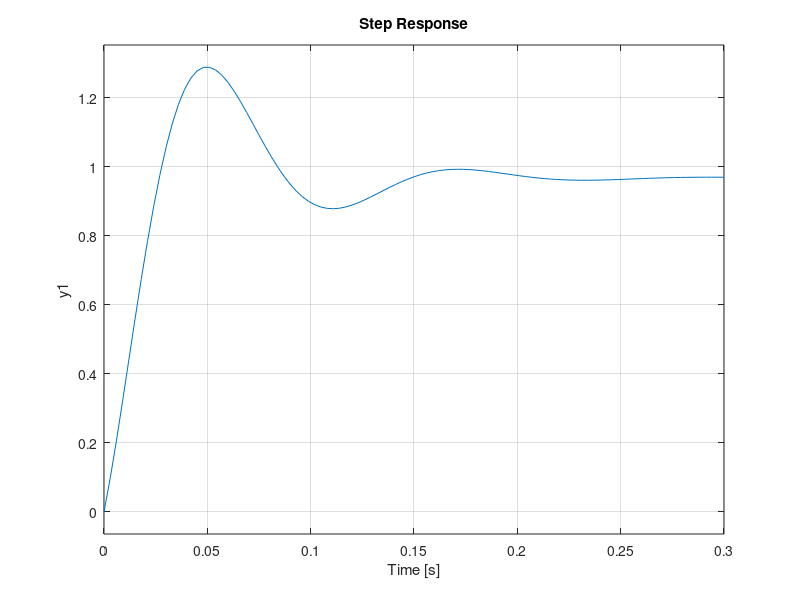

Reproduce this figure in MATLAB. (Note: this script raises an error after producing the figure.)
% Plant 1 - Specification 2 Design
%% System Definitions

Gp = tf([6, 600], [20, 240, 2000]);
Hy = 1;


%% First, design through normal continuous methods

%%% Initial test - see how uncompensated system performs
Gol_u = Gp;
Gcl_u = feedback(100*Gp, Hy);

%figure
subplot(2,1,1)
margin(Gol_u)
subplot(2,1,2)
step(Gcl_u)

%%%% Get performance measures
verifier(Gp, 1, 1, Hy);

%%%% Output
% Phase margin: Inf
% Gain margin: Inf
% Crossover frequency: NaN
% Bandwidth: 14.047161
% Percent overshoot: 13.457347
% Rise time: 0.149452
% Settling time: 0.498646
% Steady state error - step: 76.923077%
% Steady state error - ramp: Inf%
% Tracking accuracy: 78.930705%
% Noise rejection: 7.562614e-02
% Disturbance rejection: 4.285852e-01
% Max control effort: 1.000000
% ISE: 0.045382

%%%% Need the following
% Higher bandwidth
% Lower settling time
% Lower percent overshoot
% Lower tracking error
% Lower ISE
%
% This summarizes to needing higher accuracy and higher speed, so we can try a PID controller


%%% Implement PID controller
%%%% Determine closed-loop bandwidth
wb_min = 100;
wc_min = wb_min/sqrt(2)
% Add more to wc since we need extra damping once we switch to discrete time anyway
wc = wc_min*1.5
%%%% Approximate wz, tau_d, and tau_i
wz = wc/5
tau_d = 1/wz
tau_i = 1/wz
% Find kp based on what is needed to hit wc
Gc_nokp = tf([tau_d, 1+tau_d/tau_i, 1/tau_i], [1, 0])
Gol_nokp = Gp*Gc_nokp
[mag, ~, ~] = bode(Gol_nokp, wc)
mag_db = 20*log10(mag)
% kp needs to increase magnitude by 33.956dB
kp = 1/mag
% Add an additional pole for realizable form
Gc = Gc_nokp * tf([1], [0.01, 1]);

%%%% Test system
verifier(Gp, kp, Gc, Hy);

%%%% Adjust until values pass
kp = 50
tau_d = 0.0471*10
tau_i = tau_d
Gc_nokp = tf([tau_d, 1+tau_d/tau_i, 1/tau_i], [1, 0])
Gc = Gc_nokp * tf([1], [0.01, 1]);

verifier(Gp, kp, Gc, Hy);


%%% The above parameters pass, convert to discrete time
%%%% Let's start out with an Fs of 1500
Fs = 5000;
Ts = 1/Fs;

Gc_z = c2d(kp*Gc, Ts, 'tustin');
Gp_z = c2d(Gp, Ts, 'zoh');
Try_z = feedback(Gp_z*Gc_z, 1);
Gol_z = Gp_z*Gc_z;
%%%% Check the bandwidth
ClWb = (bandwidth(Try_z) / (2*pi))
Fs_max = ClWb*50
Fs

%%% Verify controller passes
wb = ClWb

info = stepinfo(Try_z);
settlingtime = info.SettlingTime
PO = info.Overshoot

wt = 5.0;
Trez = feedback(1, Gc_z*Gp_z);
tracking_error = bode(Trez, wt)*100

[y_stepe, t_stepe] = step(Try_z);
ISE = trapz(t_stepe, y_stepe.^2)

%%% Information for project file
Ts2=Ts
Nf2=NaN;
K2=NaN;
[Nc2, Dc2] = tfdata(Gc_z, 'v');
